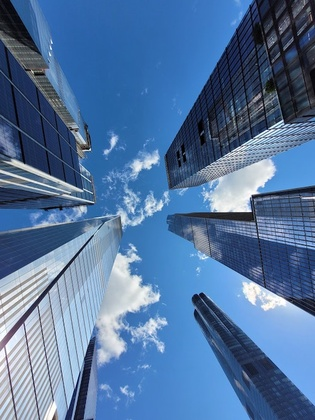
%> input picture Assignment1/skyscrapers.jpg, 315 x 420 px, shrunk from 500 x 667 before the run
$ octave Q2_Edgedetection.m   (GNU Octave 9; MATLAB toolbox functions it lacks are replaced by stand-ins)
%> lines starting %> are read from the running program, lines starting %| are printed output that depends on the picture
%%
% a) Choose sigma=4 and filter size = [6sig+1,6sig+1]. Since we need to rotate
% the filter in part c, we generate a filter of larger size [10sig+1,10sig+1].
% This ensures that the rotated filters in c are of size [6sig+1,6sig+1] and have
% valid values everywhere.

sig = 4;
n = 10*sig+1;
% generate 1D Gaussian
G = exp(-(-(n-1)/2:(n-1)/2).^2/(2*sig*sig));
% normalize 1D Gaussion
G = G/sum(G);
% take second derivatives of the 1D Gaussian in the x-direction
Gxx = conv(G,[1,-2,1],"same");
% construct filter by repeat Gxx n times
F = repmat(Gxx, n, 1);
% show images
imagesc(F); colormap(gray); colorbar
surf((-(n-1)/2:(n-1)/2), (-(n-1)/2:(n-1)/2), F)
colormap("default")
%%
%
%
% b) Choose sigma_y=6 (>4). Multiply entries of the above filter by a normalized
% 1D Gaussian in the  y-direction with sigma_y

sig_y = 6;
G2 = exp(-(-(n-1)/2:(n-1)/2).^2/(2 *sig_y*sig_y));
G2 = G2/sum(G2);
F2 = diag(G2)*F;
imagesc(F2); colormap(gray); colorbar
surf(F2); colormap("default")
%%
% c) I write the routine to create a rotated filter of size [6sig+1,6sig+1]
% as a function "rotate", which acceptes four inputs--theta, filter width after
% rotation, filter width before rotation and the original filter. It is defined
% at the end.

% the 4 rotated filters have width 6sig+1
m = 6*sig+1;

% rotate by 0 degree
F2_rot0 = rotate(0,m,n,F2);
imagesc(F2_rot0); colormap(gray); colorbar
surf(F2_rot0); colormap("default")

% rotate by 45 degree
F2_rot45 = rotate(45,m,n,F2);
imagesc(F2_rot45); colormap(gray); colorbar
surf(F2_rot45); colormap("default")

% rotate by 90 degree
F2_rot90 = rotate(90,m,n,F2);
imagesc(F2_rot90); colormap(gray); colorbar
surf(F2_rot90); colormap("default")

% rotate by 135 degree
F2_rot135 = rotate(135,m,n,F2);
imagesc(F2_rot135); colormap(gray); colorbar
%> after `colorbar`:
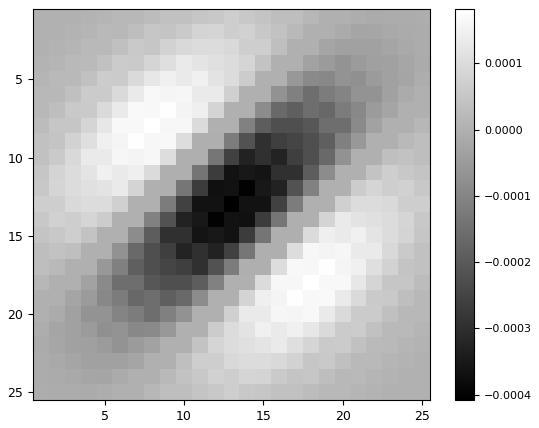
%> figure redrawn from the program's plot data
surf(F2_rot135); colormap("default")
%> after `colormap("default")`:
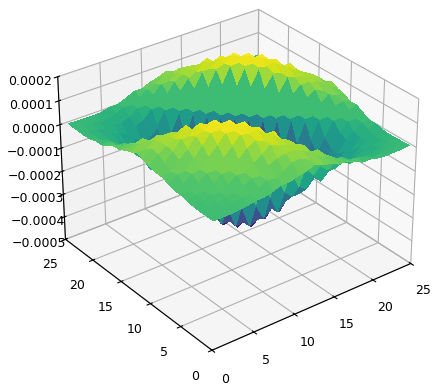
%> figure redrawn from the program's plot data
%%
%
%
% d) First filter the image with 4 rotated filters(0,45,90,135-degrees rotation).
%
% Second,  find the pixels at which there is a zero crossing in either the x
% or y or  diagonal directions by comparing neighboring pixels and see where the
% values have different sign.
%
% At last I compose the 4 sets of egdes into one image.

% filter the image with 4 rotated filters and show the results
I = rgb2gray(imread('./skyscrapers.jpg'));
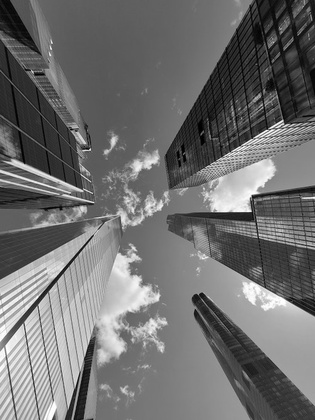
%> I: size 420x315 uint8; min 0, max 255, mean 111.3

Ie_rot0 = conv2(I,F2_rot0,'valid');
imagesc(Ie_rot0); colormap(gray); colorbar

Ie_rot45 = conv2(I,F2_rot45,'valid');
imagesc(Ie_rot45); colormap(gray); colorbar

Ie_rot90 = conv2(I,F2_rot90,'valid');
imagesc(Ie_rot90); colormap(gray); colorbar

Ie_rot135 = conv2(I,F2_rot135,'valid');
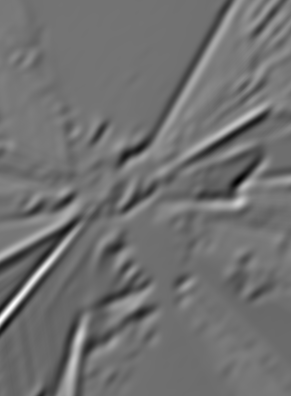
%> Ie_rot135: size 396x291 double; min -2.96, max 2.96, mean -0.333; drawn with min black and max white
imagesc(Ie_rot135); colormap(gray); colorbar

% find zero crossings for filter_rot0
zc_0 = (Ie_rot0 .* circshift(Ie_rot0,1,2) <= 0) | (Ie_rot0 .* circshift(Ie_rot0,1,1) <= 0) | (Ie_rot0 .* circshift(Ie_rot0,[1,1]) <= 0) | (Ie_rot0 .* circshift(Ie_rot0,[1,-1]) <= 0);
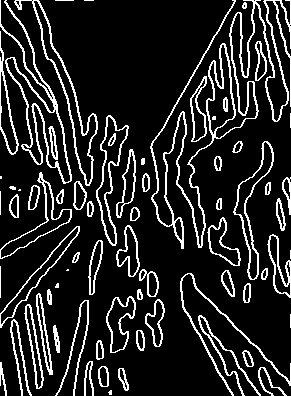
%> zc_0: size 396x291 logical; 14.4% white in thin lines or dots
imshow(zc_0);

% find zero crossings for filter_rot45
zc_45 = (Ie_rot45 .* circshift(Ie_rot45,1,2) <= 0) | (Ie_rot45 .* circshift(Ie_rot45,1,1) <= 0) | (Ie_rot45 .* circshift(Ie_rot45,[1,1]) <= 0) | (Ie_rot45 .* circshift(Ie_rot45,[1,-1]) <= 0);
%> zc_45: size 396x291 logical; 9% white in thin lines or dots
imshow(zc_45); colormap([0,0,0; 0,1,0])

% find zero crossings for filter_rot90
zc_90 = (Ie_rot90 .* circshift(Ie_rot90,1,2) <= 0) | (Ie_rot90 .* circshift(Ie_rot90,1,1) <= 0) | (Ie_rot90 .* circshift(Ie_rot90,[1,1]) <= 0) | (Ie_rot90 .* circshift(Ie_rot90,[1,-1]) <= 0);
%> zc_90: size 396x291 logical; 9.3% white in thin lines or dots
imshow(zc_90); colormap([0,0,0; 1,0,0])

% find zero crossings for filter_rot135
zc_135 = (Ie_rot135 .* circshift(Ie_rot135,1,2) <= 0) | (Ie_rot135 .* circshift(Ie_rot135,1,1) <= 0) | (Ie_rot135 .* circshift(Ie_rot135,[1,1]) <= 0) | (Ie_rot135 .* circshift(Ie_rot135,[1,-1]) <= 0);
%> zc_135: size 396x291 logical; 6.3% white in thin lines or dots
imshow(zc_135); colormap([0,0,0; 0,0,1])

% a composite of 4 sets of zero-crossings
zc = imfuse(zc_135, imfuse(zc_90, imfuse(zc_0,zc_45)));
imshow(zc);
%%
%
%
% e) Generate a Laplacian of a Gaussian filter with sigma=6 and width=40 (40
% is the width after rotation, so I generate a larger filter with width 57). Rotate
% the filter by degree of 0,45,90 and 135, filter the image with the rotated filters,
% and find zero-crossings respectively.
%
% As the edge images shown, results in d) are quite different, edges in the
% direction of the filter rotation are detected most since the filter we designed
% is oriented. In comparasion, results in e) are quite similar. This somehow proves
% that the Laplacian is rotation invariant.

% generate the LoG filter
Log = fspecial('log',57,6);
imagesc(Log); colormap(gray); colorbar

% rotate LoG filter by 0 degree and find zero-crossings
Log_rot0 = rotate(0,40,57,Log);
Ie_log0 = conv2(I,Log_rot0,'valid');
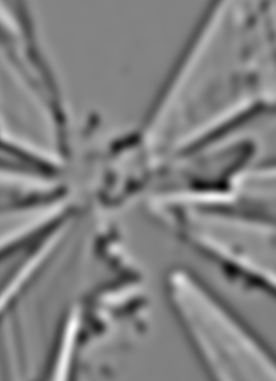
%> Ie_log0: size 381x276 double; min -1.94, max 1.73, mean -0.0653; drawn with min black and max white
zc_0 = (Ie_log0 .* circshift(Ie_log0,1,2) <= 0) | (Ie_log0 .* circshift(Ie_log0,1,1) <= 0) | (Ie_log0 .* circshift(Ie_log0,[1,1]) <= 0) | (Ie_log0 .* circshift(Ie_log0,[1,-1]) <= 0);
%> zc_0: size 381x276 logical; 10.1% white in thin lines or dots
imshow(zc_0);

% rotate LoG filter by 45 degree and find zero-crossings
Log_rot45 = rotate(45,40,57,Log);
Ie_log45 = conv2(I,Log_rot45,'valid');
zc_45 = (Ie_log45 .* circshift(Ie_log45,1,2) <= 0) | (Ie_log45 .* circshift(Ie_log45,1,1) <= 0) | (Ie_log45 .* circshift(Ie_log45,[1,1]) <= 0) | (Ie_log45 .* circshift(Ie_log45,[1,-1]) <= 0);
%> zc_45: size 381x276 logical; 10.2% white in thin lines or dots
imshow(zc_45); colormap([0,0,0; 0,1,0])

% rotate LoG filter by 90 degree and find zero-crossings
Log_rot90 = rotate(90,40,57,Log);
Ie_log90 = conv2(I,Log_rot90,'valid');
zc_90 = (Ie_log90 .* circshift(Ie_log90,1,2) <= 0) | (Ie_log90 .* circshift(Ie_log90,1,1) <= 0) | (Ie_log90 .* circshift(Ie_log90,[1,1]) <= 0) | (Ie_log90 .* circshift(Ie_log90,[1,-1]) <= 0);
%> zc_90: size 381x276 logical; 10.1% white in thin lines or dots
imshow(zc_90); colormap([0,0,0; 1,0,0])

% rotate LoG filter 135 degree and find zero-crossings
Log_rot135 = rotate(135,40,57,Log);
Ie_log135 = conv2(I,Log_rot135,'valid');
zc_135 = (Ie_log135 .* circshift(Ie_log135,1,2) <= 0) | (Ie_log135 .* circshift(Ie_log135,1,1) <= 0) | (Ie_log135 .* circshift(Ie_log135,[1,1]) <= 0) | (Ie_log135 .* circshift(Ie_log135,[1,-1]) <= 0);
imshow(zc_135); colormap([0,0,0; 0,0,1])

% a composite of the 4 sets of zero crossings
zc = imfuse(zc_135, imfuse(zc_90, imfuse(zc_45,zc_0)));
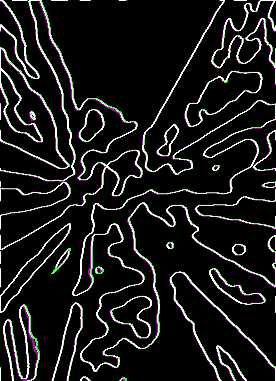
%> zc: size 381x276x3 uint8; mean R, G, B 25.8, 26, 25.8
imshow(zc);
%%
%
%
% A function defined to rotate a 2D filter.
%
% Inputs: theta-rotation degree, n-filter width after rotation, n1-filter width
% before rotation, F-the filter to be rotated

function rotated_F = rotate(theta,n,n1,F)
    rotated_F = zeros(n,n);
    for i = 1:n
        for j = 1:n
            % put the rotated filter matrix in the standard coordinate system such
            % that the center of the matrix is at (0,0)
            % (x,y) represents coordinates of rotated_F[i,j]
            x = i-(n+1)/2;
            y = j-(n+1)/2;
            % (x1,y1) is where (x,y) is before roatation
            x1 = x*cosd(-theta) - y*sind(-theta);
            y1 = y*cosd(-theta) + x*sind(-theta);
            % round (x1,y1) and move it back since index are positive integers
            i1 = round(x1+(n1+1)/2);
            j1 = round(y1+(n1+1)/2);
            % copy the value from F[i1,j1] to rotated_F[i,j]
            % i.e. form (x1,y1) to (x,y)
            rotated_F(i,j) = F(i1,j1);
        end
    end
end
%%
%
